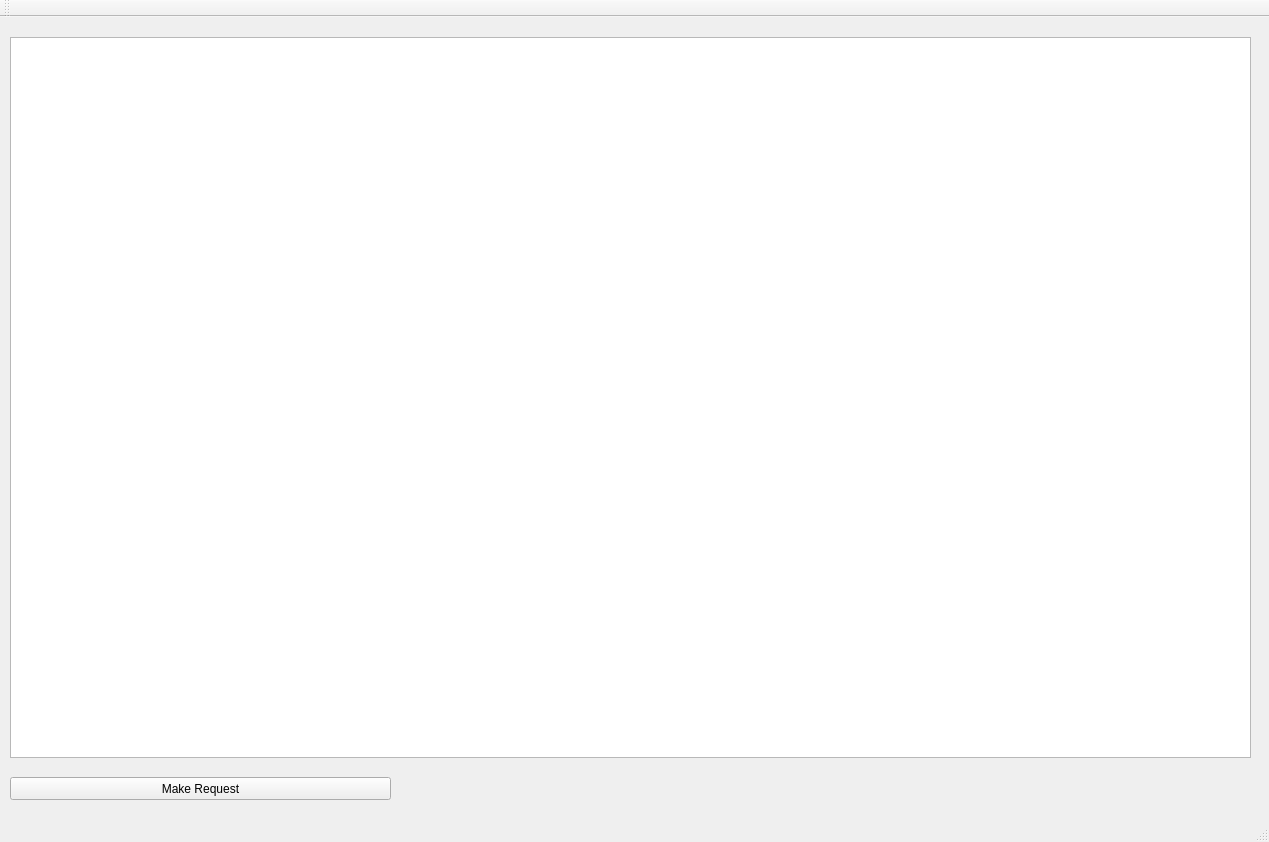
<?xml version="1.0" encoding="UTF-8"?>
<ui version="4.0">
 <class>MainWindow</class>
 <widget class="QMainWindow" name="MainWindow">
  <property name="geometry">
   <rect>
    <x>0</x>
    <y>0</y>
    <width>1269</width>
    <height>842</height>
   </rect>
  </property>
  <property name="windowTitle">
   <string>MainWindow</string>
  </property>
  <widget class="QWidget" name="centralWidget">
   <widget class="QPushButton" name="pushButton">
    <property name="geometry">
     <rect>
      <x>10</x>
      <y>760</y>
      <width>381</width>
      <height>23</height>
     </rect>
    </property>
    <property name="text">
     <string>Make Request</string>
    </property>
   </widget>
   <widget class="QTextBrowser" name="textBrowser">
    <property name="geometry">
     <rect>
      <x>10</x>
      <y>20</y>
      <width>1241</width>
      <height>721</height>
     </rect>
    </property>
   </widget>
  </widget>
  <widget class="QMenuBar" name="menuBar">
   <property name="geometry">
    <rect>
     <x>0</x>
     <y>0</y>
     <width>1269</width>
     <height>21</height>
    </rect>
   </property>
  </widget>
  <widget class="QToolBar" name="mainToolBar">
   <attribute name="toolBarArea">
    <enum>TopToolBarArea</enum>
   </attribute>
   <attribute name="toolBarBreak">
    <bool>false</bool>
   </attribute>
  </widget>
  <widget class="QStatusBar" name="statusBar"/>
 </widget>
 <layoutdefault spacing="6" margin="11"/>
 <resources/>
 <connections/>
</ui>
